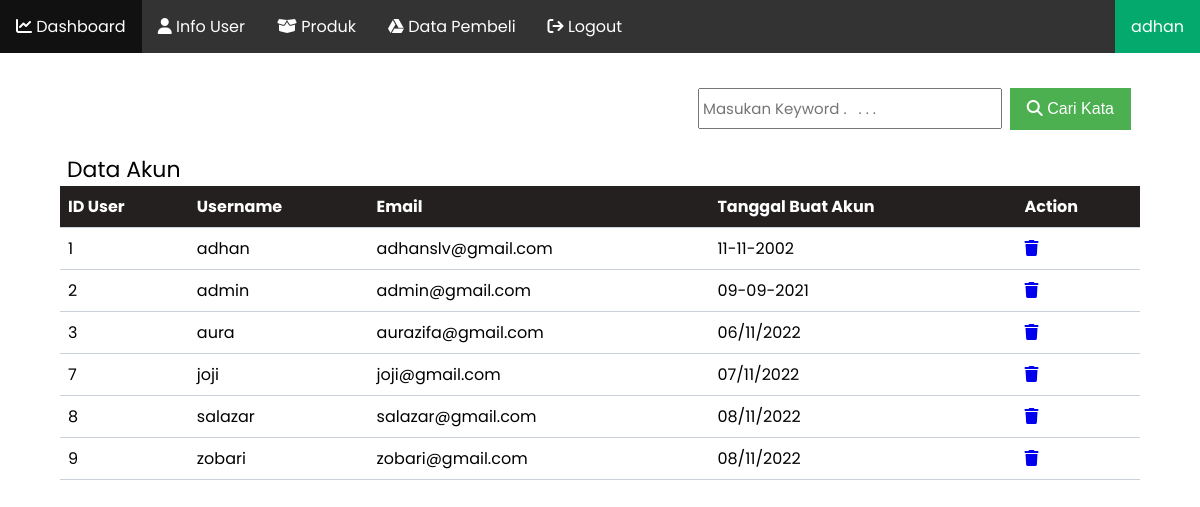
/admin/info_user.php (signed in), run on the app's committed database.
### tables this page shows
CREATE TABLE `tb_user` (
  `id_user` int(11) NOT NULL,
  `username` varchar(30) NOT NULL,
  `psw` varchar(100) NOT NULL,
  `email` varchar(50) NOT NULL,
  `tgl` varchar(25) NOT NULL
);

### admin/info_user.php (the view, shortened to what this page needs)
<?php
  $tampil = "SELECT * FROM tb_user ";
?>
<!DOCTYPE html>
<html lang="en">
<head>
</head>
<html>
<body>
  <nav>
    <ul>
    <li><a href="index.php"><i class="fa-solid fa-chart-line"></i> Dashboard</a></li>
    <li><a href="info_user.php"><i class="fa-solid fa-user"></i> Info User</a></li>
    <li><a href="data_produk.php"><i class="fa-solid fa-box-open"></i> Produk</a></li>
    <li><a href="data_beli.php"><i class="fa-brands fa-google-drive"></i> Data Pembeli</a></li>
    <li><a href="..\logout.php" onclick="return confirm('yakin?')"><i class="fa-solid fa-arrow-right-from-bracket"></i> Logout</a></li>
    <li style="float:right"><a href="profil_admin.php" class="active"><?php echo $_SESSION['username']?></a></li>
    </ul>
  </nav>
    <div class="tombol">
      <form    METHOD="POST" >
        <input type="text" name="keyword" style="height: 30px;" placeholder="Masukan Keyword .   . . . ">
        <button  class="create" type="submit" name="cari"><i class="fas fa-search"></i> Cari Kata</button>
      </form>
    </div>
    <p class="info">Data Akun</p>
    <table>
        <tr>
            <th>ID User</th>
            <th>Username</th>
            <th>Email</th>
            <th>Tanggal Buat Akun</th>
            <th>Action</th>
        </tr>
        <?php
        require "..\koneksi.php";
        $query = $db->query($tampil);
        foreach ($query as $data ){
        ?>
        <tr>
            <td><?php echo $data ['id_user']?></td>
            <td><?php echo $data ['username']?></td>
            <td><?php echo $data ['email']?></td>
            <td><?php echo $data ['tgl']?></td>
            <td>
              <a href="hapus_user.php?id_user=<?php echo $data ['id_user']?>">
              <i class="fa-solid fa-trash"></i></a>
            </td>
        </tr>
        <?php
		}
		?>
    </table>
</body>
</html>

### admin/info_user.php (style rules this page uses)
body { font-family: 'Poppins', sans-serif; }
input[type=text] { margin-right:-65px; padding: 3.5px; margin-top: 8px; font-size: 15px; font-family: 'Poppins', sans-serif; }
ul { list-style-type: none; margin: 0; padding: 0; overflow: hidden; background-color: #333; }
li { float: left; }
li a { display: block; color: white; text-align: center; padding: 14px 16px; text-decoration: none; }
.active { background-color: #04AA6D; }
.tombol { float:right; }
* { margin: 0; padding: 0; }
button { background-color: #4CAF50; border: 4px; color: white; padding: 12px 17px; text-align: center; text-decoration: none; display: inline-block; font-size: 16px; margin: 35px 69px; cursor: pointer; }
.info { color:black; font-size:22px; padding-left:67px; margin-top:100px; }
table { border-collapse: collapse; width: 90%; margin: auto; }
th, td { text-align: left; padding: 8px; border-bottom:1px solid #cad1db; }
th { background-color: #242020; color: white; }

### data on the page
tb_user: id_user "1", username "adhan", email "adhanslv@gmail.com", tgl "11-11-2002"
tb_user: id_user "2", username "admin", email "admin@gmail.com", tgl "09-09-2021"
tb_user: id_user "3", username "aura", email "aurazifa@gmail.com", tgl "06/11/2022"
tb_user: id_user "7", username "joji", email "joji@gmail.com", tgl "07/11/2022"
tb_user: id_user "8", username "salazar", email "salazar@gmail.com", tgl "08/11/2022"
tb_user: id_user "9", username "zobari", email "zobari@gmail.com", tgl "08/11/2022"

### other printed values
$_SESSION['username'] "adhan"
